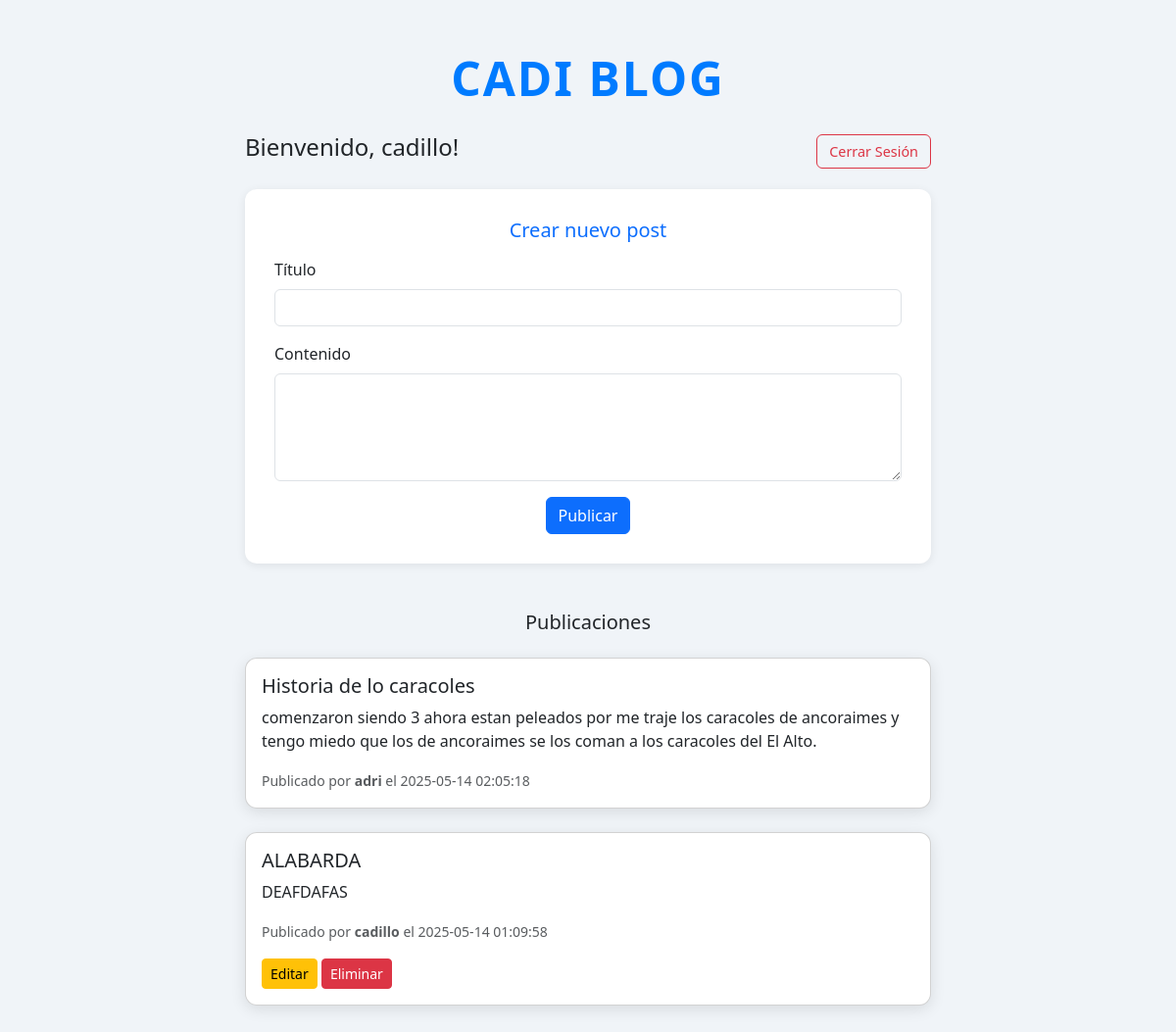
/dashboard (signed in), run on the app's committed database.
### tables this page shows
CREATE TABLE users (
            id INTEGER PRIMARY KEY AUTOINCREMENT,
            username TEXT UNIQUE NOT NULL,
            password_hash TEXT NOT NULL,
            created_at TEXT NOT NULL DEFAULT (datetime('now'))
        );

CREATE TABLE posts (
            id INTEGER PRIMARY KEY AUTOINCREMENT,
            title TEXT NOT NULL,
            content TEXT NOT NULL,
            user_id INTEGER NOT NULL,
            created_at TEXT NOT NULL DEFAULT (datetime('now')),
            FOREIGN KEY (user_id) REFERENCES users (id)
        );

### app.py (the view)
@app.route("/dashboard")
@login_required
def dashboard():
    conn = get_db_connection()
    posts = conn.execute("""
        SELECT posts.*, users.username AS author
        FROM posts
        JOIN users ON posts.user_id = users.id
        ORDER BY posts.created_at DESC
    """).fetchall()
    conn.close()
    return render_template(
        "dashboard.html",
        posts=posts,
        username=current_user.username,
        user_id=current_user.id,
    )

### app.py (called while the page is built)
def get_db_connection():
    conn = sqlite3.connect('blog.db')
    conn.row_factory = sqlite3.Row
    return conn

@login_manager.user_loader
def load_user(user_id):
    return User.get_by_id(user_id)

    @staticmethod
    def get_by_id(user_id):
        conn = get_db_connection()
        user = conn.execute('SELECT * FROM users WHERE id = ?', (user_id,)).fetchone()
        conn.close()
        if user:
            return User(user['id'], user['username'], user['password_hash'])
        return None

### templates/dashboard.html (shortened to what this page needs)
{% extends "base.html" %}
{% block content %}
<div class="container mt-3">
    <div class="blog-title">CADI BLOG</div>
    <div class="header">
        <h4 class="text-dark">Bienvenido, {{ current_user.username }}!</h4>
        <a href="{{ url_for('logout') }}" class="btn btn-outline-danger logout-btn">Cerrar Sesión</a>
    </div>
    <div class="create-form mb-5">
        <h5 class="mb-3 text-center text-primary">Crear nuevo post</h5>
        <form method="post" action="{{ url_for('create') }}">
            <div class="mb-3">
                <label for="title" class="form-label">Título</label>
                <input type="text" name="title" id="title" class="form-control" required>
            </div>
            <div class="mb-3">
                <label for="content" class="form-label">Contenido</label>
                <textarea name="content" id="content" rows="4" class="form-control" required></textarea>
            </div>
            <div class="text-center">
                <button type="submit" class="btn btn-primary">Publicar</button>
            </div>
        </form>
    </div>
    <div class="mb-4 text-center">
        <h5 class="mb-3">Publicaciones</h5>
    </div>
    {% for post in posts %}
        <div class="card post-card mb-4 bg-white">
            <div class="card-body">
                <h5 class="card-title">{{ post.title }}</h5>
                <p class="card-text">{{ post.content }}</p>
                <p class="card-text">
                    <small class="text-muted">
                        Publicado por <strong>{{ post.author }}</strong> el {{ post.created_at }}
                    </small>
                </p>
                {% if post.user_id == current_user.id %}
                    <a href="{{ url_for('edit', post_id=post.id) }}" class="btn btn-sm btn-warning">Editar</a>
                    <a href="{{ url_for('delete', post_id=post.id) }}" class="btn btn-sm btn-danger">Eliminar</a>
                {% endif %}
            </div>
        </div>
    {% else %}
        <p class="text-muted text-center">No hay publicaciones aún.</p>
    {% endfor %}
</div>
{% endblock %}

### templates/dashboard.html (style rules this page uses)
body { background: #f0f4f8; }
.blog-title { font-family: 'Segoe UI', Tahoma, Geneva, Verdana, sans-serif; font-size: 3rem; font-weight: bold; color: #007bff; text-align: center; margin-top: 20px; margin-bottom: 10px; letter-spacing: 2px; }
.post-card { max-width: 700px; margin: 0 auto; border-radius: 12px; box-shadow: 0 4px 15px rgba(0, 0, 0, 0.1); transition: transform 0.2s; }
.create-form { max-width: 700px; margin: 0 auto; background: #ffffff; padding: 30px; border-radius: 12px; box-shadow: 0 2px 10px rgba(0,0,0,0.08); }
.header { max-width: 700px; margin: 20px auto; display: flex; justify-content: space-between; align-items: center; }
.logout-btn { font-size: 0.9rem; }

### data on the page
users: username "cadillo"
posts: title "Historia de lo caracoles", content "comenzaron siendo 3 ahora estan peleados por me traje los caracoles de ancoraimes y tengo miedo que los de ancoraimes se los coman a los caracoles del El Alto.", author "adri", created_at "2025-05-14 02:05:18"
posts: title "ALABARDA", content "DEAFDAFAS", author "cadillo", created_at "2025-05-14 01:09:58"
